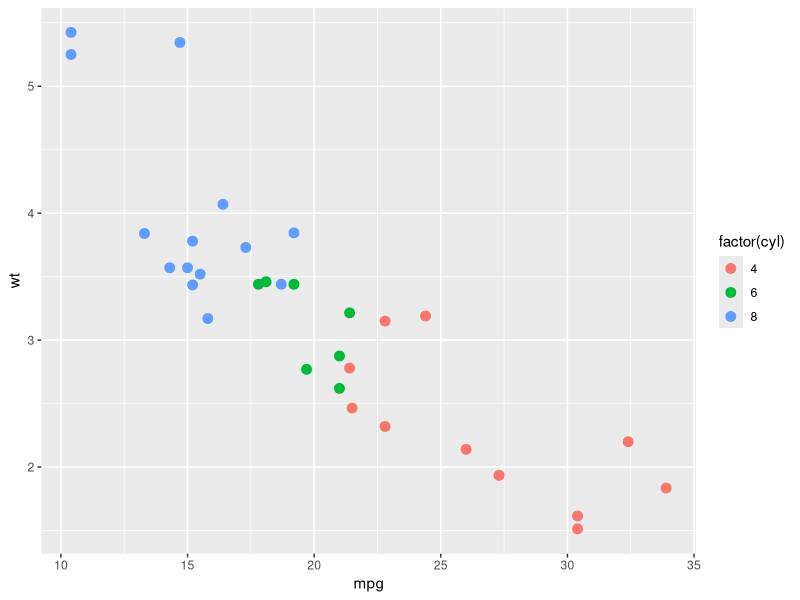

This chart was generated by the following R code:
# NL: using mtcars, make a scatter plot of mpg vs wt with points colored by the number of cylinders, and set the point size to 3
library(ggplot2)
ggplot(mtcars, aes(x = mpg, y = wt, color = factor(cyl))) + geom_point(size = 3)
